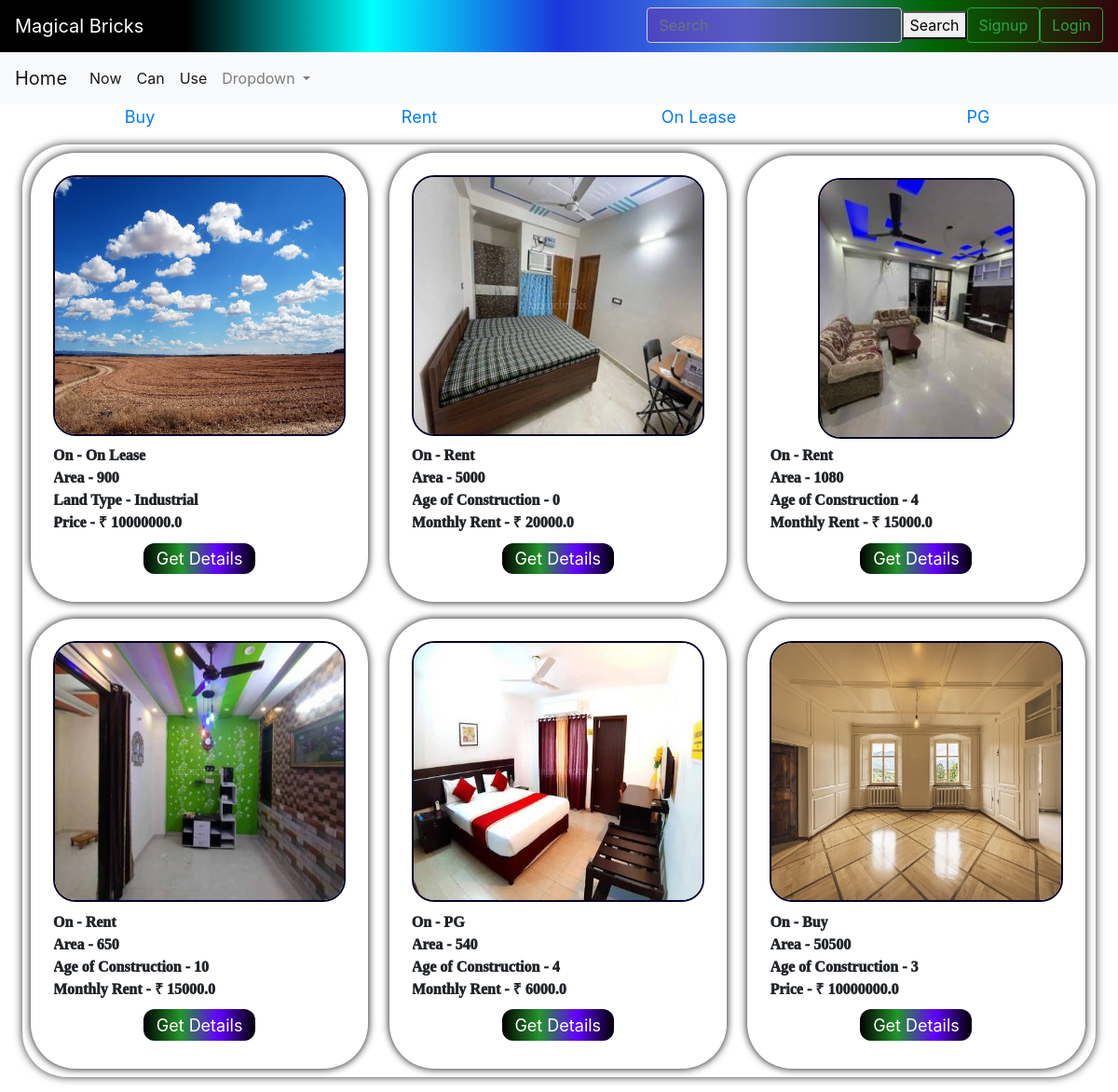
The page / on the database its author committed.
### bricks/models.py (models this page shows, shortened)
class category(models.Model):
    cat=models.CharField(max_length=50)
    def __str__(self) :
        return self.cat

class land(models.Model):
    name=models.CharField(max_length=500,blank=False,null=True,default=None)
    cat=models.ForeignKey("category", null=True , on_delete=models.CASCADE, default=None)
    owner_phone=models.IntegerField(null=True, blank=False)
    owner_name=models.CharField(max_length=500,blank=False,null=True,default=None)
    owner_mail=models.EmailField(max_length=500,blank=False,null=True)
    area=models.IntegerField(default=0)
    land_type=models.CharField(choices=t_l, max_length=50, default= None, null=True)
    price=models.FloatField(default=0)
    p_type=models.CharField(max_length=10, default="Land")
    address=models.CharField(max_length=200, blank= False, default=None, null=False, unique=True)
    image=models.ImageField(upload_to='images/')

class built(models.Model):
    name=models.CharField(max_length=500,blank=False,null=True,default=None)
    owner_phone=models.IntegerField(null=True, blank=False)
    owner_name=models.CharField(max_length=500,blank=False,null=True,default=None)
    owner_mail=models.EmailField(max_length=500,blank=False,null=True)
    cat=models.ForeignKey("category", null=True , on_delete=models.CASCADE, default=None)
    area=models.IntegerField()
    floors=models.IntegerField()
    status=models.CharField(max_length=50,choices=st)
    faces=models.CharField(choices=direction, max_length=50, blank=False)
    p_type=models.CharField(max_length=10, default="Built")
    furnished_status=models.CharField(max_length=50,choices=state, blank=False, null=True)
    type_of_ownership=models.CharField(max_length=50,choices=too)
    price=models.FloatField(default=0,null=True)
    age=models.IntegerField()
    address=models.CharField(max_length=200, blank= False, default=None, null=True, unique=True)
    image=models.ImageField(upload_to='images/')

### bricks/views.py (the view, shortened to what this page needs)
# urls.py: 2. Add a URL to urlpatterns:  path('', views.home, name='home')
def home(request):
    y=category.objects.all()
    p=land.objects.all()
    q=built.objects.all()
    if request.method== 'GET':
        return render(request,'bricks/home.html',{'signup_form':UserForm(),"obj":p,"obj2":q,"y":y,"login_form":AuthenticationForm()})
    return render(request,'bricks/home.html',{'signup_form':UserForm(),"obj":p,"obj2":q,"y":y,"login_form":AuthenticationForm()})

### bricks/form.py
class UserForm(UserCreationForm):
    first_name = forms.CharField()
    last_name = forms.CharField()
    email = forms.EmailField()
    class Meta:
        model = User
        fields = ('first_name','last_name', 'username', 'email', 'password1' ,'password2' )

### bricks/templates/bricks/home.html (shortened to what this page needs)
<!DOCTYPE html>
<html lang="en">
<head>
  {% load static %}
  <link rel="stylesheet" href="{% static 'bricks/style_home.css' %}" />
</head>
<body>
    {% include "bricks/navbar.html" %}
  <div class="main">
    {% if y %} {% for x in y %}
    <a href="{% url 'properties' %}?category={{x.id}}" id="cat">
      <div class="heading">{{x.cat}}</div>
    </a>
    {% endfor %} {% endif %}
  </div>
  <div class="properties" >
    {% if obj %} {% for y in obj %}
    <div  class="property">
      <div class="imgs"><img  src="{{y.image.url}}" alt=""></div>
      <div class="info_items">On - {{y.cat}}</div>
      <div class="info_items">Area - {{y.area}}</div>
      <div class="info_items">Land Type - {{y.land_type}}</div>
      {% if y.cat.cat == "Rent" or y.cat.cat == "On_lease" %}
      <div class="info_items">Monthly Rent - &#8377 {{y.price}}</div>
      {% else %}
      <div class="info_items">Price - &#8377 {{y.price}}</div>
      {% endif %}
      <a href="{% url 'property_details' y.id %}?p_type={{y.p_type}}" id="details_button">
        <div id="details_button">
          Get Details
        </div>
      </a>
    </div>
    {% endfor %}
    {% endif %}
    {% if obj2 %}
    {% for y in obj2 %}
    <div  class="property">
      <div class="imgs"><img  src="{{y.image.url}}" alt=""></div>
      <div class="info_items">On - {{y.cat}}</div>
      <div class="info_items">Area - {{y.area}}</div>
      <div class="info_items">Age of Construction - {{y.age}}</div>
      {% if y.cat.cat == "Rent" or y.cat.cat == "PG" %}
      <div class="info_items">Monthly Rent - &#8377 {{y.price}}</div>
      {% else %}
      <div class="info_items">Price - &#8377 {{y.price}}</div>
      {% endif %}
      <a href="{% url 'property_details' y.id %}?p_type={{y.p_type}}" id="details_button">
        <div id="details_button">
          Get Details
        </div>
      </a>
    </div>
    {% endfor %}
    {% endif %}
  </div>
</body>
</html>

### bricks/templates/bricks/navbar.html (shortened to what this page needs)
<html>
<head>
  <link rel="stylesheet" href="https://maxcdn.bootstrapcdn.com/bootstrap/4.0.0-beta.2/css/bootstrap.min.css" />
</head>
<body>
  <nav class="navbar navbar-light justify-content-between" style="
  display:block;
        background: linear-gradient(
          90deg,
          #000,
          #000,#00ffff,
          #1c36da,
          #4b87dc,
          #006600,
          #32040b
        );
        animation: gradient 15s ease infinite;
      ">
    <a class="navbar-brand" style="color:white;">Magical Bricks</a>
    {%if user.is_authenticated%}
    <a class="btn btn-primary" type="submit" id="login" href='{%url 'logout_user' %}'
      style="width:fit-content; float:right;">logout</a>
    <p class="px-2 mt-2" style="width:fit-content; float:right; color:white;">Welcome {{user.email}}</p>
    {% else %}
    <button id="login" type="button" class="btn btn-outline-success right-align" data-toggle="modal"
      data-target="#login_div" style="float:inline-end;cursor: pointer;">
      Login
    </button>
    <button id="login" type="button" class="btn btn-outline-success right-align" data-toggle="modal"
      data-target="#signup_div" style="float:inline-end;cursor: pointer;">
      Signup
    </button>
    {% endif %}
    <form class="form-inline" id="search_form">
      <input class="form-control" type="search" placeholder="Search" aria-label="Search" style="
          color:white;
          background: rgba(103,48,167,0.5);
          " />
      <button class="button " class="btn btn-primary" type="submit" id="s_button">
        Search
      </button>
    </form>
  </nav>
  <nav class="navbar navbar-expand-lg navbar-light bg-light">
    <a class="navbar-brand" href="home">Home</a>
    <div class="collapse navbar-collapse" id="navbarSupportedContent" z-index: 0>
      <ul class="navbar-nav mr-auto">
        <li class="nav-item active">
          <a class="nav-link" href="built_details">Now<span class="sr-only">(current)</span></a>
        </li>
        <li class="nav-item active">
          <a class="nav-link" href="land_details">Can</a>
        </li>
        <li class="nav-item active">
          <a class="nav-link" href="#">Use</a>
        </li>
        <li class="nav-item dropdown">
          <a class="nav-link dropdown-toggle" href="#" id="navbarDropdown" role="button" data-toggle="dropdown"
            aria-haspopup="true" aria-expanded="false">
            Dropdown
          </a>
        </li>
      </ul>
    </div>
  </nav>
</body>
</html>

### bricks/static/bricks/style_home.css (style rules this page uses)
.main { display: flex; }
#cat { flex: 1; font-size: 1.5vw; background: linear-gradient(90deg); }
.heading { margin: auto; justify-content: center; text-align: center; }
.properties { border-color: black; border-width: 1vw; display: block; background-color: #fff; border-radius: 4vw; box-shadow: 0 0 10px rgba(0, 0, 0, 0.8); margin: 2vh 2vw; width: fit-content; max-width: auto; height: fit-content; }
.property { display: inline-block; justify-items: center; background-color: #fff; box-shadow: 0 0 0.75vw rgb(5, 0, 0); border-radius: 4vw; margin: 0.75vw; padding: 3vh 3vh; height: fit-content; width: 31.44%; }
.info_items { display: flex; border-radius: 2vw; overflow: hidden; height: fit-content; box-sizing: border-box; width: 100%; font-family: cursive; font-weight: 1000; }
.imgs { border: 0.2vw solid rgb(6, 4, 40); ; border-radius: 2vw; display: inline-flex; overflow: hidden; box-sizing: border-box; width: 100%; height: 35vh; margin-bottom: 3%; }
.imgs>img { width: 100%; object-fit: fill; }
#details_button { text-decoration: none; display: flex; margin: 3% auto; padding: auto; height: 2.5vw; text-align: center; justify-content: center; font-size: 1.5vw; ; color: white; width: 10vw; border-radius: 1vw; background: linear-gradient(90deg, rgb(0, 0, 0), rgb(36, 150, 43), rgb(98, 0, 255), rgb(0, 0, 0)); }

### bricks/templates/bricks/navbar.html (style rules this page uses)
#s_button { height: 100%; }
@media only screen and (min-width:600px) { #search_form { float: inline-end; } }

### rows shown on the page
category: cat "Buy"
category: cat "Rent"
category: cat "On Lease"
category: cat "PG"
land: image (picture), cat "On Lease", area "900", land_type "Industrial", price "10000000.0"
built: image (picture), cat "Rent", area "5000", age "0", price "20000.0"
built: image (picture), cat "Rent", area "1080", age "4", price "15000.0"
built: image (picture), cat "Rent", area "650", age "10", price "15000.0"
built: image (picture), cat "PG", area "540", age "4", price "6000.0"
built: image (picture), cat "Buy", area "50500", age "3", price "10000000.0"
